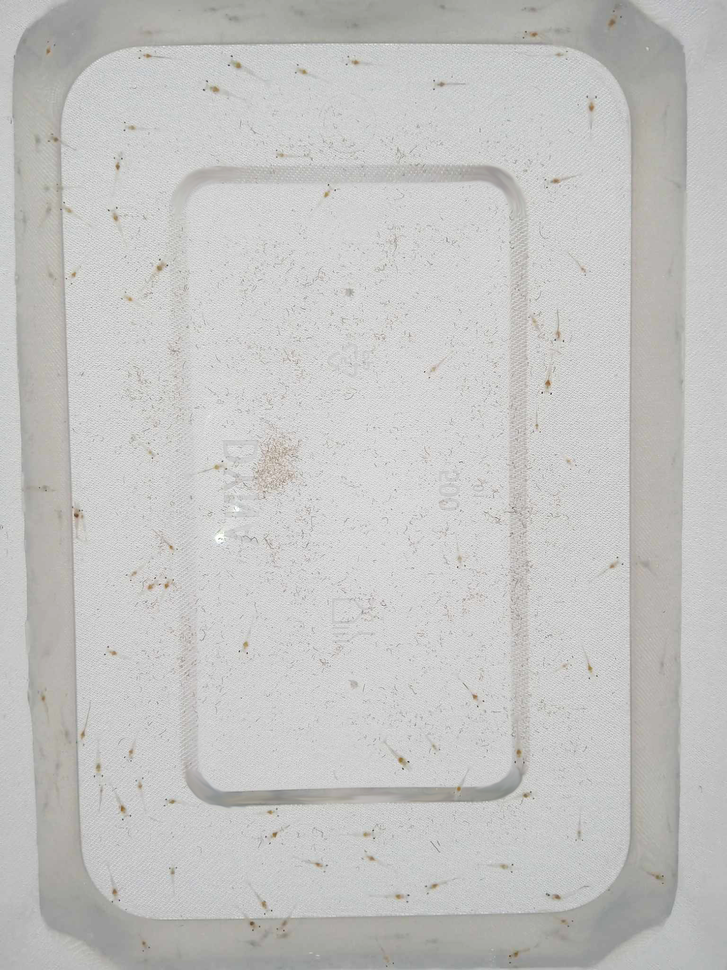
#> input picture Codes/edited.png, 727 x 970 px, shrunk from 1536 x 2048 before the run
$ jupyter execute Untitled.ipynb
#> lines starting #> are read from the running program, lines starting #| are printed output that depends on the picture; after the words box and inside, x2 and y2 are one past the last pixel; in counts of white or black regions, pixels touching at a corner belong together
[cell 1]
import cv2
import numpy as np
import matplotlib.pyplot as plt

image = cv2.imread('edited.png')
#> image is the input picture: shape (970, 727, 3); mean B, G, R 193.6, 195, 195.3
gray = cv2.cvtColor(image, cv2.COLOR_BGR2GRAY)
plt.imshow(gray, cmap='gray')

[cell 2]
blur = cv2.GaussianBlur(gray, (5,5), 0)
plt.imshow(blur, cmap='gray')

[cell 3]
canny = cv2.Canny(blur, 20, 150, 3)
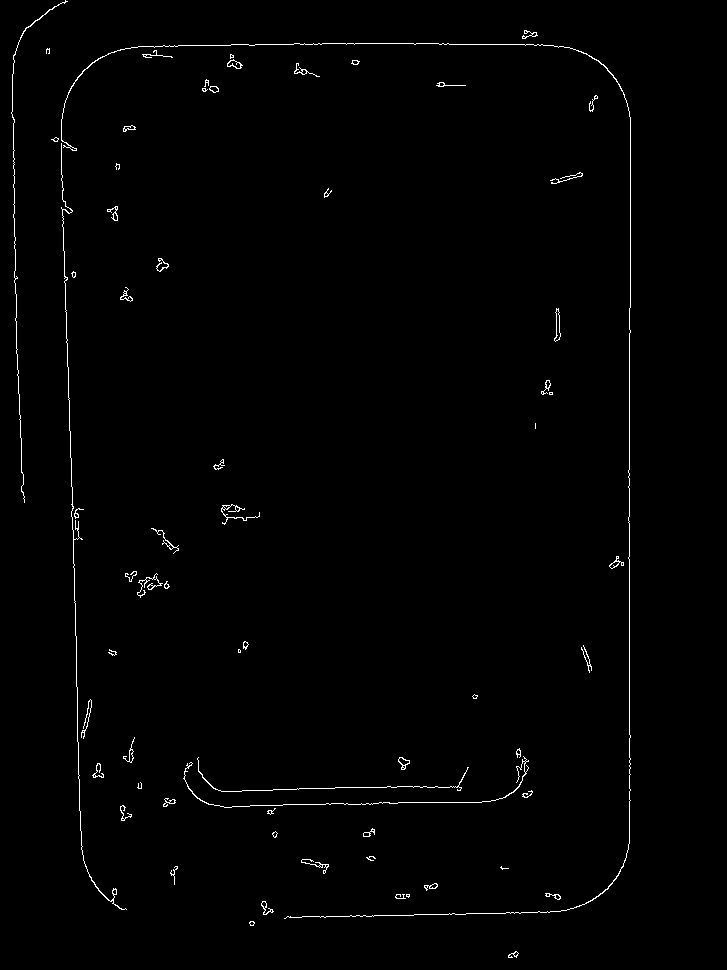
#> canny: shape (970, 727); 0.93% white in thin lines or dots, all inside (x1, y1, x2, y2) = (11, 0, 631, 958)
plt.imshow(canny, cmap='gray')

[cell 4]
dilated = cv2.dilate(canny, (1,1), iterations = 2)
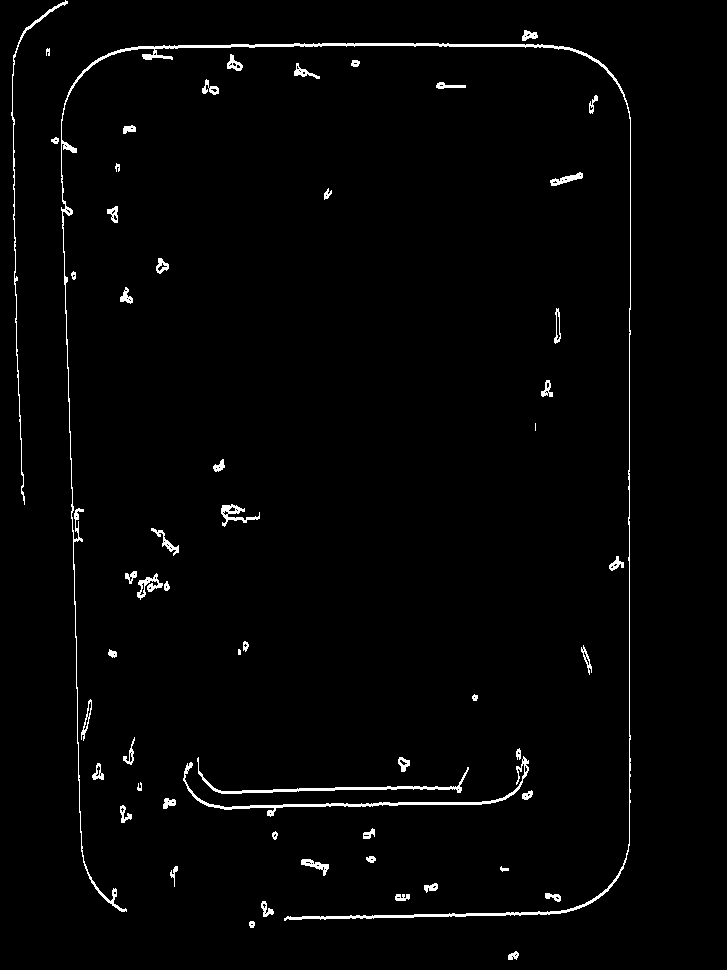
#> dilated: shape (970, 727); 1.8% white; 57 white regions (2 under 20 px)
plt.imshow(dilated, cmap='gray')

[cell 5]
(cnt, heirarchy) = cv2.findContours(canny.copy(), cv2.RETR_EXTERNAL, cv2.CHAIN_APPROX_NONE)
#> cnt = 66 contours, 34 with area under 20; largest, box (x1, y1, x2, y2) and area: (61, 43, 631, 919) 118, (554, 308, 561, 342) 100, (227, 59, 243, 69) 76, (398, 757, 410, 770) 72, (61, 143, 127, 910) 72
rgb = cv2.cvtColor(image, cv2.COLOR_BGR2RGB)
cv2.drawContours(rgb, cnt, -1, (0,255,0), 2)
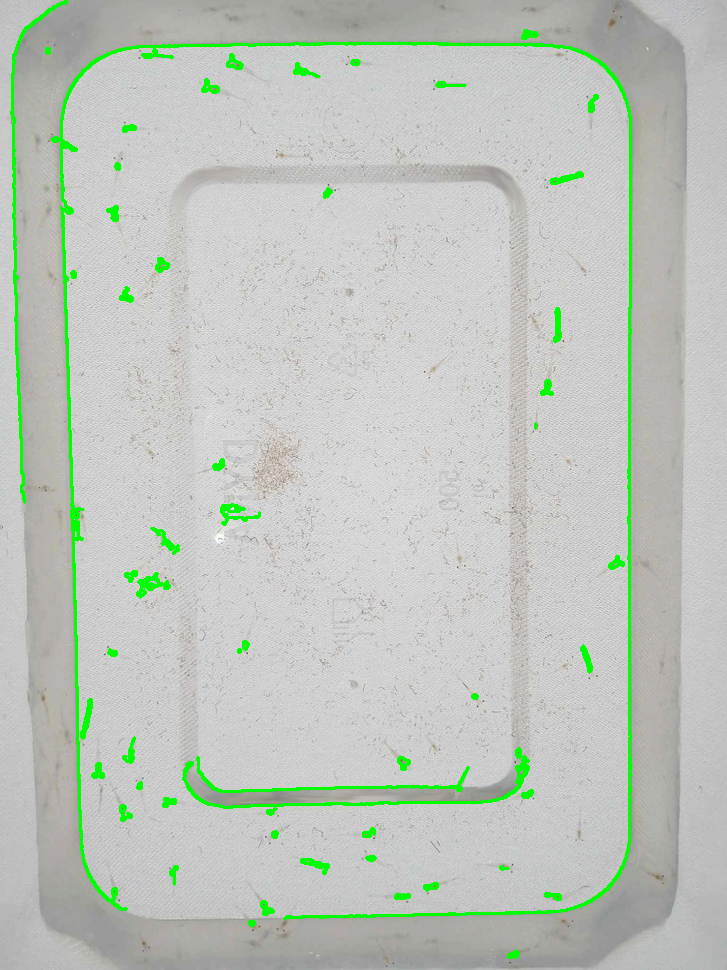
#> rgb: shape (970, 727, 3); mean R, G, B 190.2, 197.1, 188.6
plt.imshow(rgb)

print('Prawns in the image: ', len(cnt))
#| Prawns in the image:  66
plt.show()
